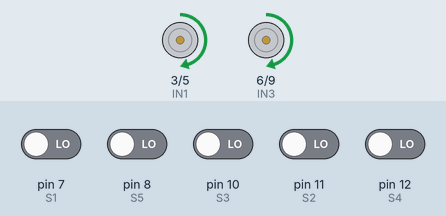
Simulated run of this sketch. Board: Arduino Uno, built with avr-gcc and run on an emulated ATmega328P. Parts: motor-driver pin pairs drawn as motors (green arrow = first pin HIGH = forward, orange = second pin HIGH = backward, longer = more drive). The inputs (shaded band) are chosen by the test bench; at power-on: pin 7 (S1), pin 8 (S5), pin 10 (S3), pin 11 (S2), pin 12 (S4) LOW.

Above: at 1.2 s.
1.3 s: pin 7 (S1) driven HIGH
At 1.7 s:
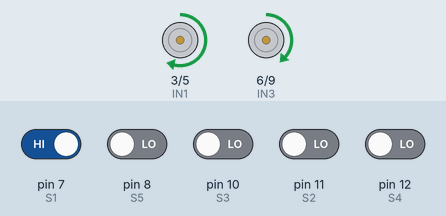
2.8 s: pin 8 (S5) driven HIGH
At 4.0 s:
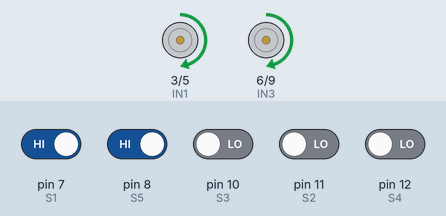
4.3 s: pin 12 (S4) driven HIGH
At 5.2 s:
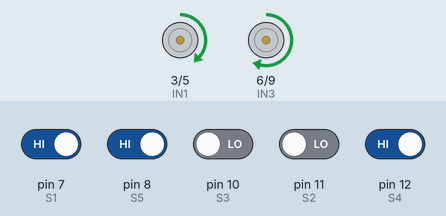
5.8 s: pin 10 (S3) driven HIGH
At 6.4 s:
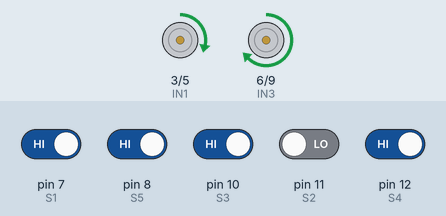
7.3 s: pin 8 (S5) driven LOW
At 8.5 s:
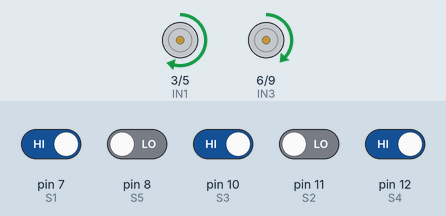
8.8 s: pin 11 (S2) driven HIGH
At 9.8 s:
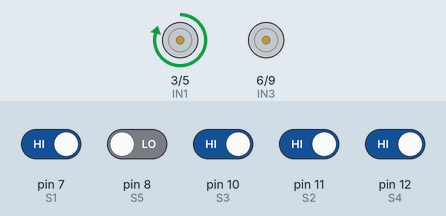
Timing chart, 0 to 11.3 s (numbered marks = the images above; inputs shaded):
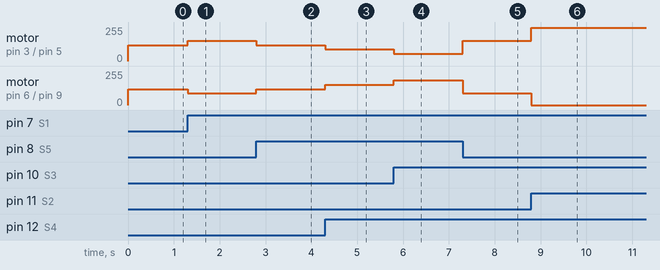

The sketch:

lfr_final5.ino
```cpp
// ---------- Motor Pins ----------
const int IN1 = 3;
const int IN2 = 5;
const int IN3 = 6;
const int IN4 = 9;

// ---------- IR Sensor Pins ----------
const int S1 = 7;
const int S2 = 11;
const int S3 = 10;
const int S4 = 12;
const int S5 = 8;

// ---------- PID Constants ----------
float Kp = 65;
float Ki = 0;
float Kd = 20;

int baseSpeed = 120;

float error = 0;
float previousError = 0;
float integral = 0;

int weights[5] = {-2, -1, 0, 1, 2};
void setup() {
  pinMode(IN1, OUTPUT);
  pinMode(IN2, OUTPUT);
  pinMode(IN3, OUTPUT);
  pinMode(IN4, OUTPUT);

  pinMode(S1, INPUT);
  pinMode(S2, INPUT);
  pinMode(S3, INPUT);
  pinMode(S4, INPUT);
  pinMode(S5, INPUT);
}

void loop() {

  int sensor[5];

  sensor[0] = digitalRead(S1);
  sensor[1] = digitalRead(S2);
  sensor[2] = digitalRead(S3);
  sensor[3] = digitalRead(S4);
  sensor[4] = digitalRead(S5);

  int sum = 0;
  int count = 0;

  // Active LOW: 0 = Black
  for (int i = 0; i < 5; i++) {
    if (sensor[i] == 0) {
      sum += weights[i];
      count++;
    }
  }

  if (count > 0)
    error = (float)sum / count;
  else
    error = previousError;

  integral += error;
  float derivative = error - previousError;

  float correction = Kp * error + Ki * integral + Kd * derivative;

  int leftSpeed = constrain(baseSpeed + correction, 0, 255);
int rightSpeed = constrain(baseSpeed - correction, 0, 255);
  // Left Motor (same direction as your working code)
  analogWrite(IN1, leftSpeed);
  digitalWrite(IN2, LOW);

  // Right Motor (same direction as your working code)
  analogWrite(IN3, rightSpeed);
  digitalWrite(IN4, LOW);

  previousError = error;
}
```

Measured:
- after the input at 1.3 s, motor on pin 3 (IN1) / pin 5 (IN2): forward 120/255 → forward 152/255 at once; motor on pin 6 (IN3) / pin 9 (IN4): forward 120/255 → forward 87/255 at once
- after the input at 2.8 s, motor on pin 3 (IN1) / pin 5 (IN2): forward 152/255 → forward 120/255 at once; motor on pin 6 (IN3) / pin 9 (IN4): forward 87/255 → forward 120/255 at once
- after the input at 4.3 s, motor on pin 3 (IN1) / pin 5 (IN2): forward 120/255 → forward 87/255 at once; motor on pin 6 (IN3) / pin 9 (IN4): forward 120/255 → forward 152/255 at once
- after the input at 5.8 s, motor on pin 3 (IN1) / pin 5 (IN2): forward 87/255 → forward 55/255 at once; motor on pin 6 (IN3) / pin 9 (IN4): forward 152/255 → forward 185/255 at once
- after the input at 7.3 s, motor on pin 3 (IN1) / pin 5 (IN2): forward 55/255 → forward 152/255 at once; motor on pin 6 (IN3) / pin 9 (IN4): forward 185/255 → forward 87/255 at once
- after the input at 8.8 s, motor on pin 3 (IN1) / pin 5 (IN2): forward 152/255 → forward 250/255 at once; motor on pin 6 (IN3) / pin 9 (IN4): forward 87/255 → stopped at once
